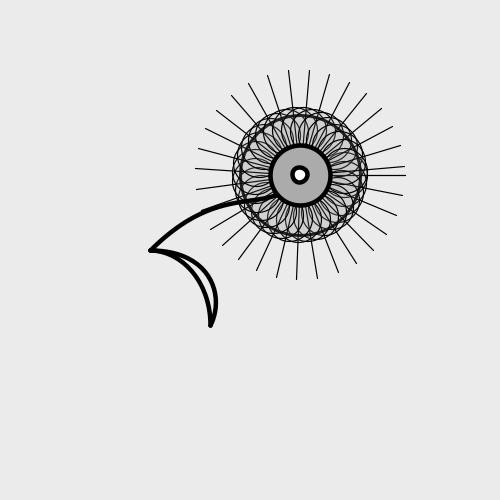
Frame 1 (no input)
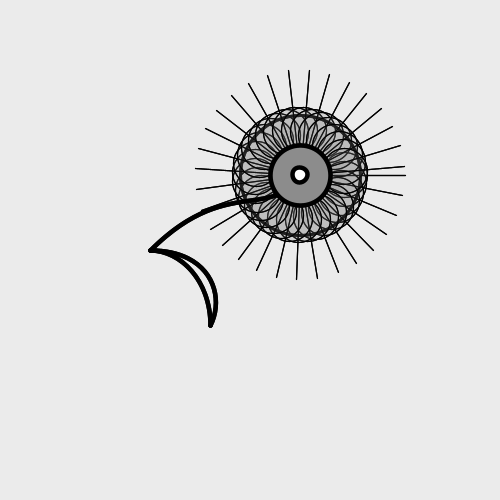
Frame 2 (the mouse pressed at the canvas centre, redrawn once)

The Processing sketch that drew these frames (run headless with seeded random() and noise(); the mouse was pressed at the canvas centre and the sketch redrawn once):

// Processing sketch: code_08_11
// ── code_08_11.pde
void setup() {
  size(500, 500);
  noLoop();
  background(235);
}

void draw() {
  fruto(150, 250, 150, 1);
}

void fruto(int x, int y, int size, int dir) {
  pushMatrix();
    translate(x, y); // Mover a posicion 
    scale(size); // Escalar tamaño con size
    stroke(0); // Borde negro
    strokeWeight(0.02);
    noFill();
    ellipse(1.0*dir, -0.5, 0.8, 0.8); // Círculo externo fruto

  for (float i = 0; i < 6.30; i+=0.2) {
    strokeWeight(0.008);
    fill(144, 20);
    ellipse(1.0*dir+cos(i)*0.3, -0.5+sin(i)*0.3, 0.3, 0.3);
    line(1.0*dir, -0.5, 1.0*dir+cos(i)*0.7, -0.5+sin(i)*0.7 );
  }

  noFill();
  strokeWeight(0.03);
  // Rama del fruto
  bezier(1.0*dir, -0.5, 0.8*dir, -0.2, 0.5*dir, -0.5, 0.0, 0.0); 
  // Hoja
  bezier(0.4*dir, 0.5, 0.4*dir, 0.2, 0.2*dir, 0.0, 0.0, 0.0);
  bezier(0.4*dir, 0.5, 0.5*dir, 0.3, 0.4*dir, 0.0, 0.0, 0.0);

  fill(random(120, 200), 255);
  // Fruto
  ellipse(1.0*dir, -0.5, 0.4, 0.4); 
  fill(255);
   // Semilla
  ellipse(1.0*dir, -0.5, 0.1, 0.1);
  popMatrix();
}
